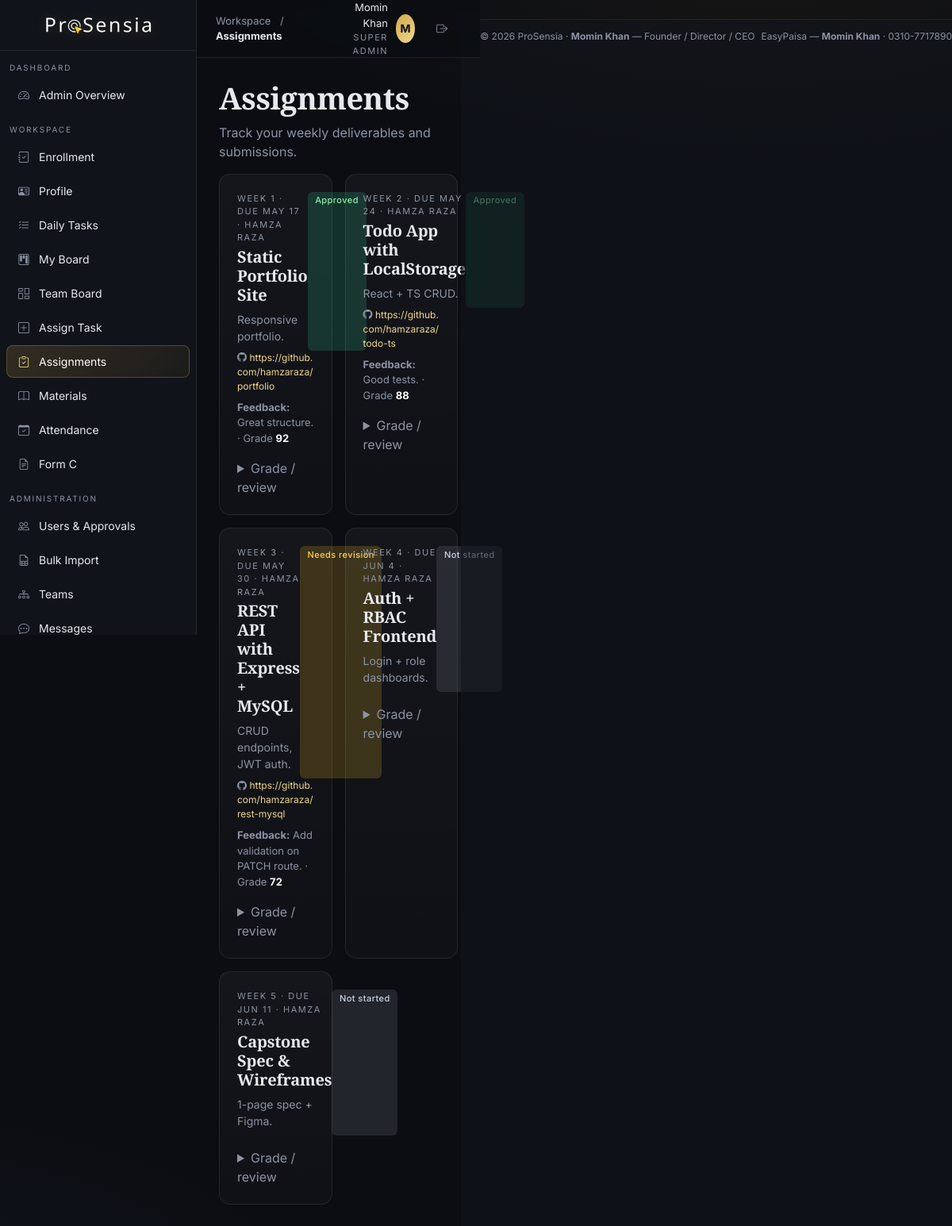
/intern/assignments.php (signed in), run on the app's committed database.
### tables this page shows
CREATE TABLE assignments (
  id INT AUTO_INCREMENT PRIMARY KEY,
  user_id INT NOT NULL, title VARCHAR(200) NOT NULL,
  week INT, due_date DATE, description TEXT,
  github_url VARCHAR(300),
  status ENUM('not_started','submitted','approved','needs_revision') DEFAULT 'not_started',
  submitted_at TIMESTAMP NULL, grade INT NULL, feedback TEXT,
  FOREIGN KEY (user_id) REFERENCES users(id) ON DELETE CASCADE
);

CREATE TABLE users (
  id INT AUTO_INCREMENT PRIMARY KEY,
  name VARCHAR(120) NOT NULL,
  email VARCHAR(160) NOT NULL UNIQUE,
  password VARCHAR(255) NOT NULL,
  role ENUM('super_admin','management','mentor','intern') NOT NULL,
  status ENUM('pending','active','inactive','rejected') DEFAULT 'pending',
  created_at TIMESTAMP DEFAULT CURRENT_TIMESTAMP
);

### intern/assignments.php (the view, shortened to what this page needs)
<?php
require __DIR__ . '/../includes/header.php';
$uid = $user['id']; $role = $user['role'];
if ($role==='intern') {
    $stmt = $pdo->prepare('SELECT * FROM assignments WHERE user_id=? ORDER BY week'); $stmt->execute([$uid]);
} else {
    $stmt = $pdo->query('SELECT a.*, u.name FROM assignments a JOIN users u ON u.id=a.user_id ORDER BY a.submitted_at DESC');
}
$list = $stmt->fetchAll();
$labels = ['not_started'=>'b-muted','submitted'=>'b-info','approved'=>'b-success','needs_revision'=>'b-warning'];
?>
<h1 class="serif" style="font-size:38px">Assignments</h1>
<p class="muted">Track your weekly deliverables and submissions.</p>
<div class="row g-3">
<?php foreach($list as $a): ?>
  <div class="col-md-6">
    <div class="glass card-pad h-100">
      <div class="d-flex justify-content-between">
        <div>
          <div class="small-cap">Week <?= (int)$a['week'] ?> · due <?= e(date('M j', strtotime($a['due_date']))) ?> <?= isset($a['name'])?'· '.e($a['name']):'' ?></div>
          <h5 class="serif mt-1 mb-2"><?= e($a['title']) ?></h5>
          <p class="muted mb-2" style="font-size:14px"><?= e($a['description']) ?></p>
        </div>
        <span class="badge <?= $labels[$a['status']] ?? 'b-muted' ?>"><?= e(ucfirst(str_replace('_',' ',$a['status']))) ?></span>
      </div>
      <?php if ($a['github_url']): ?><div class="muted" style="font-size:12px;word-break:break-all"><i class="bi bi-github"></i> <a href="<?= e($a['github_url']) ?>" target="_blank"><?= e($a['github_url']) ?></a></div><?php endif; ?>
      <?php if ($a['feedback']): ?><div class="mt-2 muted" style="font-size:13px"><b>Feedback:</b> <?= e($a['feedback']) ?> <?php if($a['grade']!==null): ?>· Grade <b style="color:#fff"><?= (int)$a['grade'] ?></b><?php endif; ?></div><?php endif; ?>
      <?php if ($role==='intern' && in_array($a['status'],['not_started','needs_revision'],true)): ?>
      <form method="post" class="mt-3 d-flex gap-2">
        <input type="hidden" name="action" value="submit"><input type="hidden" name="id" value="<?= (int)$a['id'] ?>">
        <input class="form-control form-control-sm" name="github_url" placeholder="https://github.com/you/repo" required>
        <button class="btn btn-sm btn-primary">Submit</button>
      </form>
      <?php elseif (in_array($role,['mentor','super_admin'],true)): ?>
      <details class="mt-3"><summary class="muted" style="cursor:pointer">Grade / review</summary>
      </details>
      <?php endif; ?>
    </div>
  </div>
<?php endforeach; ?>
</div>
<?php require __DIR__ . '/../includes/footer.php'; ?>

### assets/css/style.css (style rules this page uses)
:root { --bg:#0b0d12; --surface:#11141b; --surface-2:#161a23; --border:rgba(255,255,255,.08); --border-strong:rgba(255,255,255,.14); --text:#e7e9ee; --muted:#8b93a3; --primary:#d4a84c; --primary-glow:#f0d78c; --primary-fg:#0b0d12; --success:#34d399; --warning:#fbbf24; --danger:#f87171; --info:#60a5fa; }
* { box-sizing:border-box }
html,body { background:var(--bg);color:var(--text);font-family:'Inter',system-ui,sans-serif;min-height:100vh;-webkit-font-smoothing:antialiased }
body { background: radial-gradient(1200px 600px at 80% -10%,rgba(212,168,76,.08),transparent 60%), radial-gradient(900px 500px at -10% 110%,rgba(96,165,250,.06),transparent 60%), var(--bg); }
h1,h2,h3,h4,h5,.serif { font-family:'Cormorant Garamond','Playfair Display',Georgia,serif;font-weight:600;letter-spacing:-.01em }
a { color:var(--primary-glow);text-decoration:none }
.glass { background:linear-gradient(180deg,rgba(255,255,255,.04),rgba(255,255,255,.02));border:1px solid var(--border);border-radius:14px }
.card-pad { padding:18px }
@media (min-width:768px) { .card-pad { padding:22px } }
.badge { font-weight:500;padding:.35rem .6rem;border-radius:6px;font-size:11px;letter-spacing:.04em }
.b-success { background:rgba(52,211,153,.18);color:#86efac }
.b-warning { background:rgba(251,191,36,.18);color:#fcd34d }
.b-muted { background:rgba(139,147,163,.18);color:#cbd5e1 }
.muted { color:var(--muted) }
.small-cap { font-size:11px;letter-spacing:.14em;text-transform:uppercase;color:var(--muted) }

### data on the page
assignments: week "1", due_date "MAY 17", user.name "HAMZA RAZA", title "Static Portfolio Site", description "Responsive portfolio.", status "Approved", github_url "https://github.com/hamzaraza/portfolio", feedback "Great structure.", grade "92"
assignments: week "2", due_date "MAY 24", user.name "HAMZA RAZA", title "Todo App with LocalStorage", description "React + TS CRUD.", status "Approved", github_url "https://github.com/hamzaraza/todo-ts", feedback "Good tests.", grade "88"
assignments: week "3", due_date "MAY 30", user.name "HAMZA RAZA", title "REST API with Express + MySQL", description "CRUD endpoints, JWT auth.", status "Needs revision", github_url "https://github.com/hamzaraza/rest-mysql", feedback "Add validation on PATCH route.", grade "72"
assignments: week "4", due_date "JUN 4", user.name "HAMZA RAZA", title "Auth + RBAC Frontend", description "Login + role dashboards.", status "Not started"
assignments: week "5", due_date "JUN 11", user.name "HAMZA RAZA", title "Capstone Spec & Wireframes", description "1-page spec + Figma.", status "Not started"

### other printed values
$label "Admin Overview Enrollment Profile Daily Tasks My Board Team Board Assign Task Assignments Materials Attendance Form C Users & Approvals Bulk Import Teams Messages"
$page_section "Workspace"
$page_label "Assignments"
$user['name'] "Momin Khan"
role_label($user['role']) "SUPER ADMIN"
substr($u['name'],0,1) "M"
founder_name() "Momin Khan"
founder_title() "Founder / Director / CEO"
